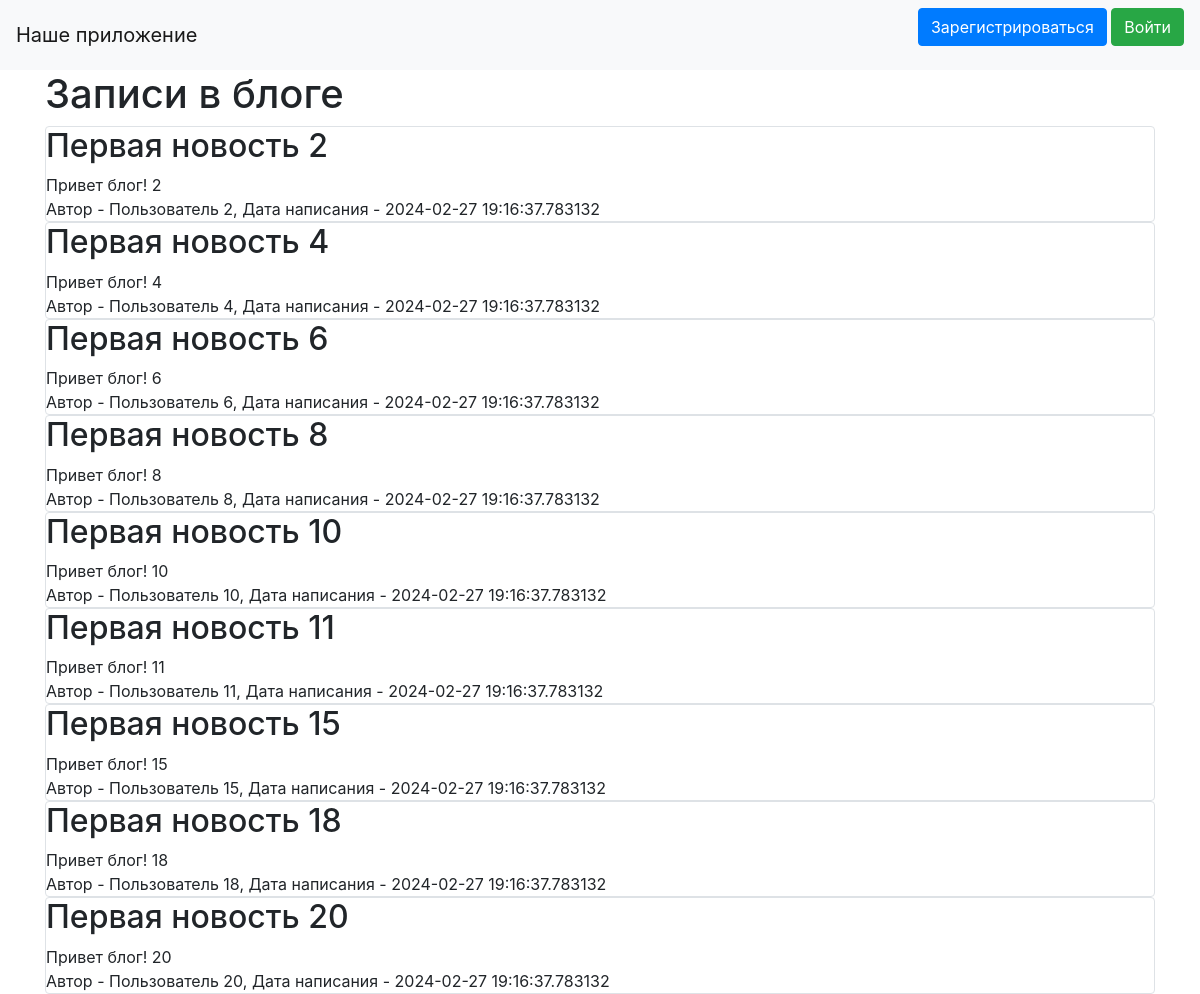
The app's page /, older data.
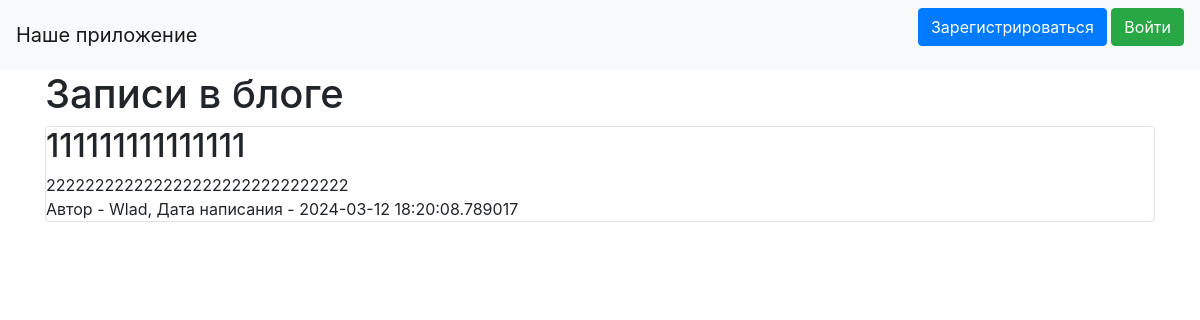
The same page, newer data.
### data/news.py (models this page shows, shortened)
class News(SqlAlchemyBase, SerializerMixin):
    __tablename__ = 'news'
    id = sqlalchemy.Column(sqlalchemy.Integer, primary_key=True, autoincrement=True)
    title = sqlalchemy.Column(sqlalchemy.String, nullable=True)
    content = sqlalchemy.Column(sqlalchemy.String, nullable=True)
    created_date = sqlalchemy.Column(sqlalchemy.DateTime, default=datetime.datetime.now)
    is_private = sqlalchemy.Column(sqlalchemy.Boolean, default=True)
    user_id = sqlalchemy.Column(sqlalchemy.Integer, sqlalchemy.ForeignKey("users.id"))
    user = orm.relationship('User')
    categories = orm.relationship("Category",
                                  secondary="association",
                                  backref="news")

### data/users.py (models this page shows, shortened)
class User(SqlAlchemyBase, UserMixin, SerializerMixin):
    __tablename__ = 'users'
    id = sqlalchemy.Column(sqlalchemy.Integer, primary_key=True, autoincrement=True)
    name = sqlalchemy.Column(sqlalchemy.String, nullable=True)
    about = sqlalchemy.Column(sqlalchemy.String, nullable=True)
    email = sqlalchemy.Column(sqlalchemy.String, index=True, unique=True, nullable=True)
    hashed_password = sqlalchemy.Column(sqlalchemy.String, nullable=True)
    created_date = sqlalchemy.Column(sqlalchemy.DateTime, default=datetime.datetime.now)
    news = orm.relationship("News", back_populates='user')

### main.py (the view)
@app.route("/")
def index():
    db_sess = db_session.create_session()
    if current_user.is_authenticated:
        news = db_sess.query(News).filter(
            (News.user == current_user) | (News.is_private != True))
    else:
        news = db_sess.query(News).filter(News.is_private != True)
    return render_template("index.html", news=news)

### data/db_session.py (called while the page is built)
def create_session() -> Session:
    global __factory
    return __factory()

### templates/index.html (shortened to what this page needs)
{% extends "base.html" %}
{% block content %}
<h1>Записи в блоге</h1>
{% for item in news%}
<div class="col-md6 border rounded">
    <h2>{{item.title}}</h2>
    <div>
        {{item.content}}
    </div>
    <div>
        Автор - {{item.user.name}}, Дата написания - {{item.created_date}}
    </div>
</div>
{% endfor %}
{% endblock %}

Row changes from the older to the newer data that the page shows:
removed News: title "Первая новость 2", content "Привет блог! 2", user.name "Пользователь 2", created_date "2024-02-27 19:16:37.783132"
removed News: title "Первая новость 4", content "Привет блог! 4", user.name "Пользователь 4", created_date "2024-02-27 19:16:37.783132"
removed News: title "Первая новость 6", content "Привет блог! 6", user.name "Пользователь 6", created_date "2024-02-27 19:16:37.783132"
removed News: title "Первая новость 8", content "Привет блог! 8", user.name "Пользователь 8", created_date "2024-02-27 19:16:37.783132"
removed News: title "Первая новость 10", content "Привет блог! 10", user.name "Пользователь 10", created_date "2024-02-27 19:16:37.783132"
removed News: title "Первая новость 11", content "Привет блог! 11", user.name "Пользователь 11", created_date "2024-02-27 19:16:37.783132"
removed News: title "Первая новость 15", content "Привет блог! 15", user.name "Пользователь 15", created_date "2024-02-27 19:16:37.783132"
removed News: title "Первая новость 18", content "Привет блог! 18", user.name "Пользователь 18", created_date "2024-02-27 19:16:37.783132"
removed News: title "Первая новость 20", content "Привет блог! 20", user.name "Пользователь 20", created_date "2024-02-27 19:16:37.783132"
now on this page (row edited): News: title "111111111111111", content "2222222222222222222222222222222", user.name "Wlad", created_date "2024-03-12 18:20:08.789017"
